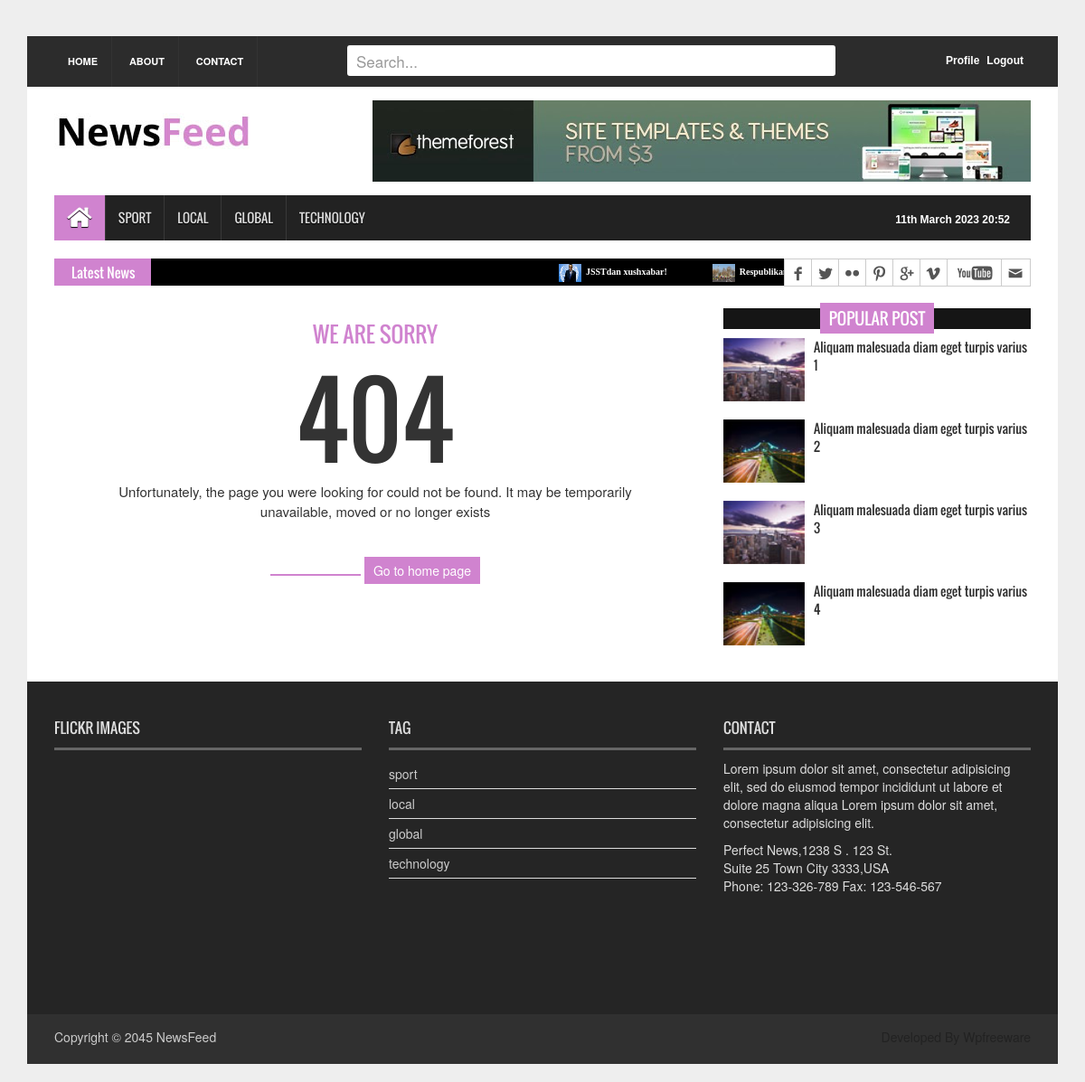
The page /error-404/ on the database as committed earlier.
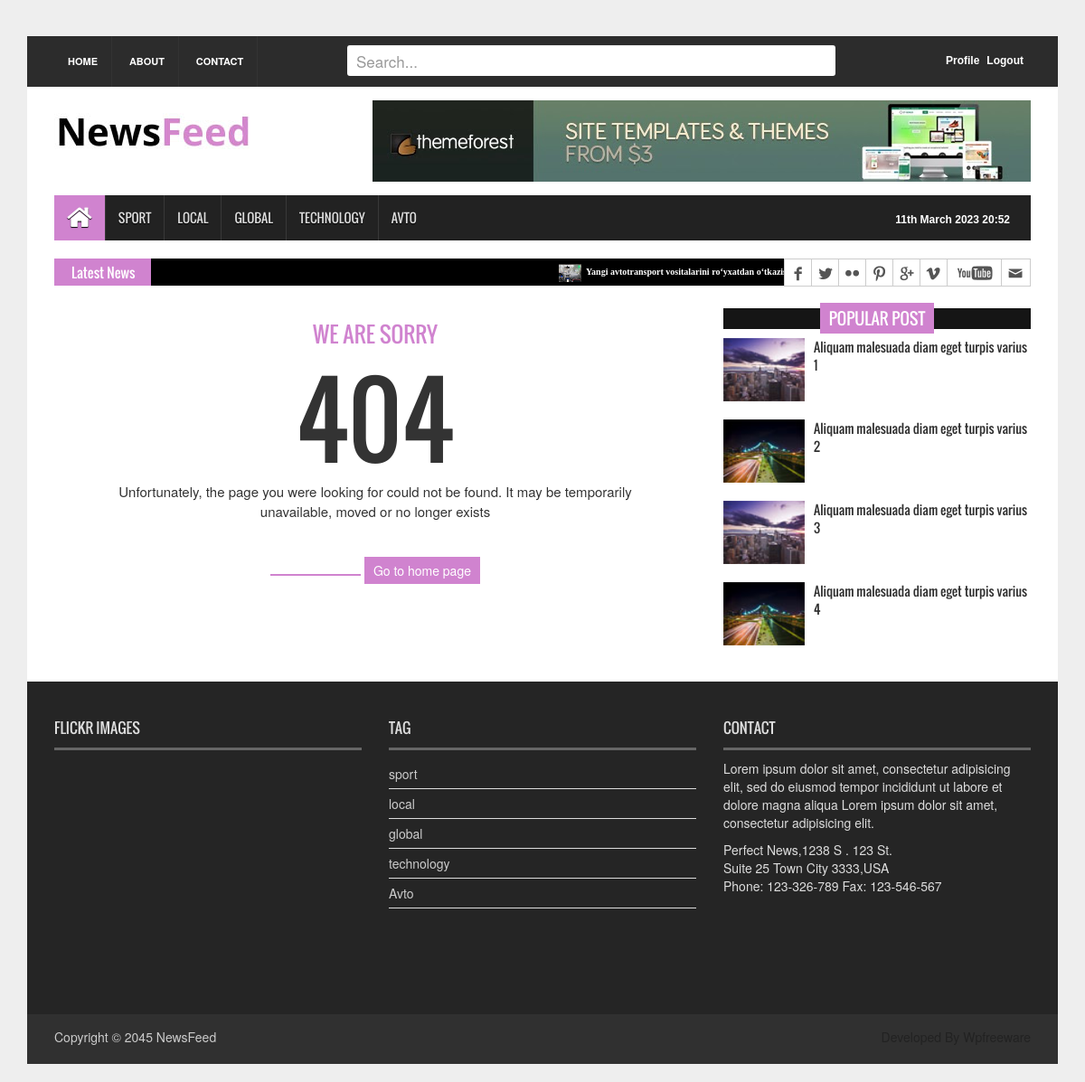
The same page on the database as committed later.
### firstapp/models.py (models this page shows, shortened)
class Category(models.Model):
    name = models.CharField(max_length=50)
    def __str__(self):
        return self.name

class NewsBase(models.Model):
    class Status(models.TextChoices):
        draft = 'DF', 'Draft'
        published = 'PB', 'Published'
    title = models.CharField(max_length=200)
    slug = models.SlugField(max_length=50)
    body = models.TextField()
    image = models.ImageField(upload_to='firstapp/images', default='')
    category = models.ForeignKey(Category, on_delete=models.CASCADE)
    publish_time = models.DateTimeField(default=timezone.now)
    created_time = models.DateTimeField(auto_now_add=True)
    updated_time = models.DateTimeField(auto_now=True)
    status = models.CharField(max_length=2,
                              choices=Status.choices,
                              default=Status.draft
                              )
    view_count = models.IntegerField(default=0)
    objects = models.Manager()
    published = PublishedManager()
    class Meta:
        ordering = ['-publish_time']

### firstapp/views.py (the view)
# urls.py: path('error-404/', page_404, name='page_404'),
def page_404(request):
    return render(request, '404.html')

### firstapp/context_preprocessor.py (called while the page is built)
def latest_news_sidebar(request):
    latest_news_data = NewsBase.published.all().order_by('-publish_time')[:10]
    category_data = Category.objects.all()
    context = {
        'latest_news_data': latest_news_data,
        'category_data': category_data
    }
    return context

### firstapp/models.py (called while the page is built)
    def get_queryset(self):
        return super().get_queryset().filter(status=NewsBase.Status.published)

### templates/404.html (shortened to what this page needs)
{% extends 'firstapp/base.html' %}
{% load static %}
{% block content %}
  <section id="contentSection">
    <div class="row">
      <div class="col-lg-8 col-md-8 col-sm-8">
        <div class="left_content">
          <div class="error_page">
            <h3>We Are Sorry</h3>
            <h1>404</h1>
            <p>Unfortunately, the page you were looking for could not be found. It may be temporarily unavailable, moved or no longer exists</p>
            <span></span> <a href="{% url 'home' %}" class="wow fadeInLeftBig">Go to home page</a> </div>
        </div>
        </div>
      <div class="col-lg-4 col-md-4 col-sm-4">
        <aside class="right_content">
          <div class="single_sidebar">
            <h2><span>Popular Post</span></h2>
            <ul class="spost_nav">
              <li>
                <div class="media wow fadeInDown"> <a href="single_page.html" class="media-left"> <img alt="" src="{% static 'firstapp/images/post_img1.jpg' %}"> </a>
                  <div class="media-body"> <a href="single_page.html" class="catg_title"> Aliquam malesuada diam eget turpis varius 1</a> </div>
                </div>
              </li>
              <li>
                <div class="media wow fadeInDown"> <a href="single_page.html" class="media-left"> <img alt="" src="{% static 'firstapp/images/post_img2.jpg' %}"> </a>
                  <div class="media-body"> <a href="pages/single_page.html" class="catg_title"> Aliquam malesuada diam eget turpis varius 2</a> </div>
                </div>
              </li>
              <li>
                <div class="media wow fadeInDown"> <a href="single_page.html" class="media-left"> <img alt="" src="{% static 'firstapp/images/post_img1.jpg' %}"> </a>
                  <div class="media-body"> <a href="single_page.html" class="catg_title"> Aliquam malesuada diam eget turpis varius 3</a> </div>
                </div>
              </li>
              <li>
                <div class="media wow fadeInDown"> <a href="single_page.html" class="media-left"> <img alt="" src="{% static 'firstapp/images/post_img2.jpg' %}"> </a>
                  <div class="media-body"> <a href="single_page.html" class="catg_title"> Aliquam malesuada diam eget turpis varius 4</a> </div>
                </div>
              </li>
            </ul>
          </div>
        </aside>
      </div>
    </div>
  </section>
{% endblock %}

### templates/firstapp/base.html (shortened to what the changed rows need)
{% load static %}
<!DOCTYPE html>
<html lang="en">
<head>
<link rel="stylesheet" type="text/css" href="{% static 'firstapp/css/bootstrap.min.css' %}">
<link rel="stylesheet" type="text/css" href="{% static 'firstapp/css/font-awesome.min.css' %}">
<link rel="stylesheet" type="text/css" href="{% static 'firstapp/css/animate.css' %}">
<link rel="stylesheet" type="text/css" href="{% static 'firstapp/css/font.css' %}">
<link rel="stylesheet" type="text/css" href="{% static 'firstapp/css/li-scroller.css' %}">
<link rel="stylesheet" type="text/css" href="{% static 'firstapp/css/slick.css' %}">
<link rel="stylesheet" type="text/css" href="{% static 'firstapp/css/jquery.fancybox.css' %}">
<link rel="stylesheet" type="text/css" href="{% static 'firstapp/css/theme.css' %}">
<link rel="stylesheet" type="text/css" href="{% static 'firstapp/css/style.css' %}">
<link rel="stylesheet" type="text/css" href="{% static 'firstapp/css/categorys.css' %}">
</head>
<body>
  <div class="container">
  <section id="navArea">
    <nav class="navbar navbar-inverse" role="navigation">
      <div id="navbar" class="navbar-collapse collapse">
        <ul class="nav navbar-nav main_nav">
          {% for i in category_data %}
            <li><a href="{% url 'all_category' i.name %}">{{ i.name }}</a></li>
          {% endfor %}
        </ul>
      </div>
    </nav>
  </section>
  <section id="newsSection">
    <div class="row">
      <div class="col-lg-12 col-md-12">
        <div class="latest_newsarea"> <span>Latest News</span>
          <ul id="ticker01" class="news_sticker">
            {% for i in latest_news_data %}
            <li><a href="{% url 'detail_page' i.category i.slug %}"><img src="{{ i.image.url }}" alt="">{{ i.title }}</a></li>
            {% endfor %}
          </ul>
        </div>
      </div>
    </div>
  </section>
    {% block content %}
    {% endblock %}
  <footer id="footer">
    <div class="footer_top">
      <div class="row">
        <div class="col-lg-4 col-md-4 col-sm-4">
          <div class="footer_widget wow fadeInLeftBig">
            <h2>Flickr Images</h2>
          </div>
        </div>
        <div class="col-lg-4 col-md-4 col-sm-4">
          <div class="footer_widget wow fadeInDown">
            <h2>Tag</h2>
            <ul class="tag_nav">
              {% for category in category_data %}
                <li><a href="{% url 'all_category' request2=category.name %}">{{ category.name }}</a></li>
              {% endfor %}
            </ul>
          </div>
        </div>
        <div class="col-lg-4 col-md-4 col-sm-4">
          <div class="footer_widget wow fadeInRightBig">
            <h2>Contact</h2>
          </div>
        </div>
      </div>
    </div>
  </footer>
</div>
</body>
</html>

Rows that differ between the two databases and show on the page:
no longer on this page (row edited): NewsBase: image (picture), title "JSSTdan xushxabar!"
no longer on this page (row edited): NewsBase: image (picture), title "Respublikaning…"
added Category: name "AVTO", name "Avto"
added NewsBase: image (picture), title "Yangi avtotransport vositalarini ro‘yxatdan o‘tkazish uchun ishonchnoma berish xizmati ishga tushdi"
